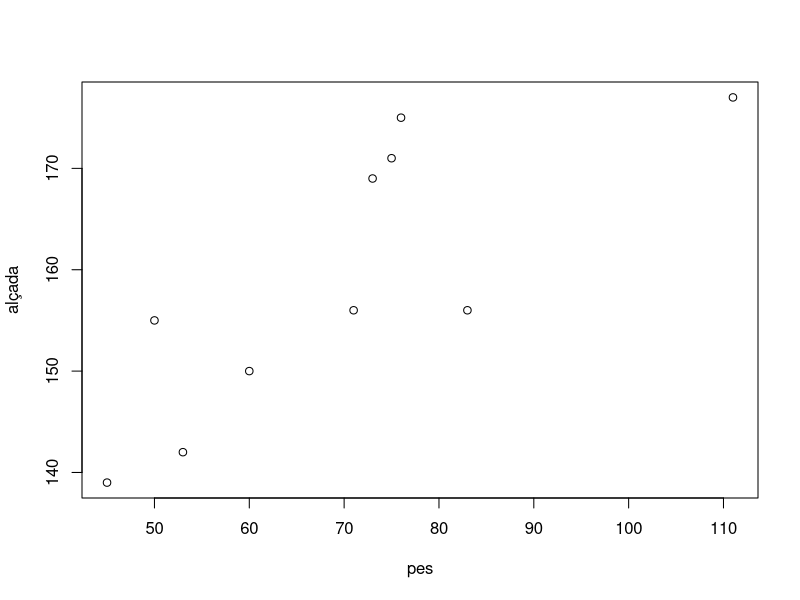
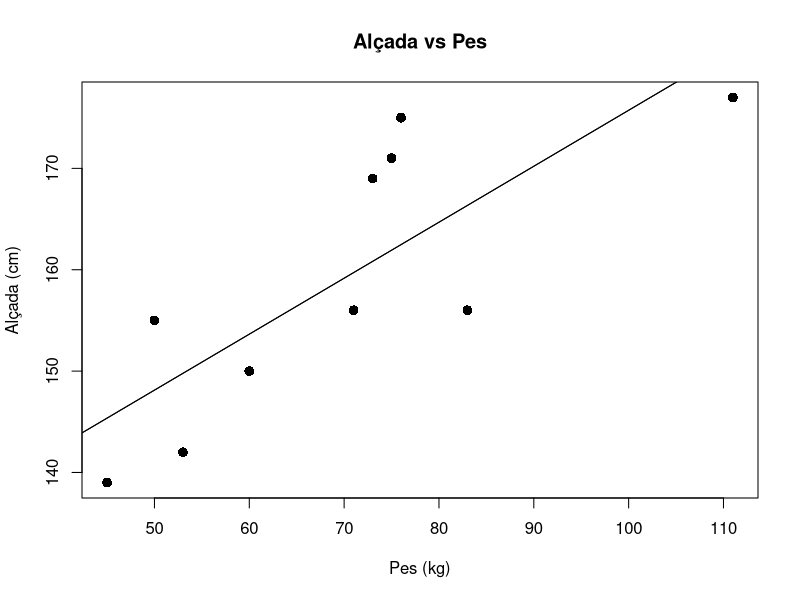

The R script that drew these images, in order:
alçada <- c(156, 155, 142, 177, 139, 156, 171, 169, 150, 175)
pes <- c(83, 50, 53, 111, 45, 71, 75, 73, 60, 76)
plot(pes, alçada)
plot(pes, alçada, pch = 16, cex = 1.3, col = "black", main = "Alçada vs Pes", xlab = "Pes (kg)", ylab = "Alçada (cm)")
#linear model
lm(alçada ~ pes) #veiem que l'intercept és 120.5135 i el pendent 0.5522

#finalment tracem la linia que millor s'ajusta (linia de regressió) al nostre plot
  
abline(120.5135, 0.5522)

#o sino també podem visualitzar la linia de regressió amb:
  
abline(lm(alçada ~ pes))
